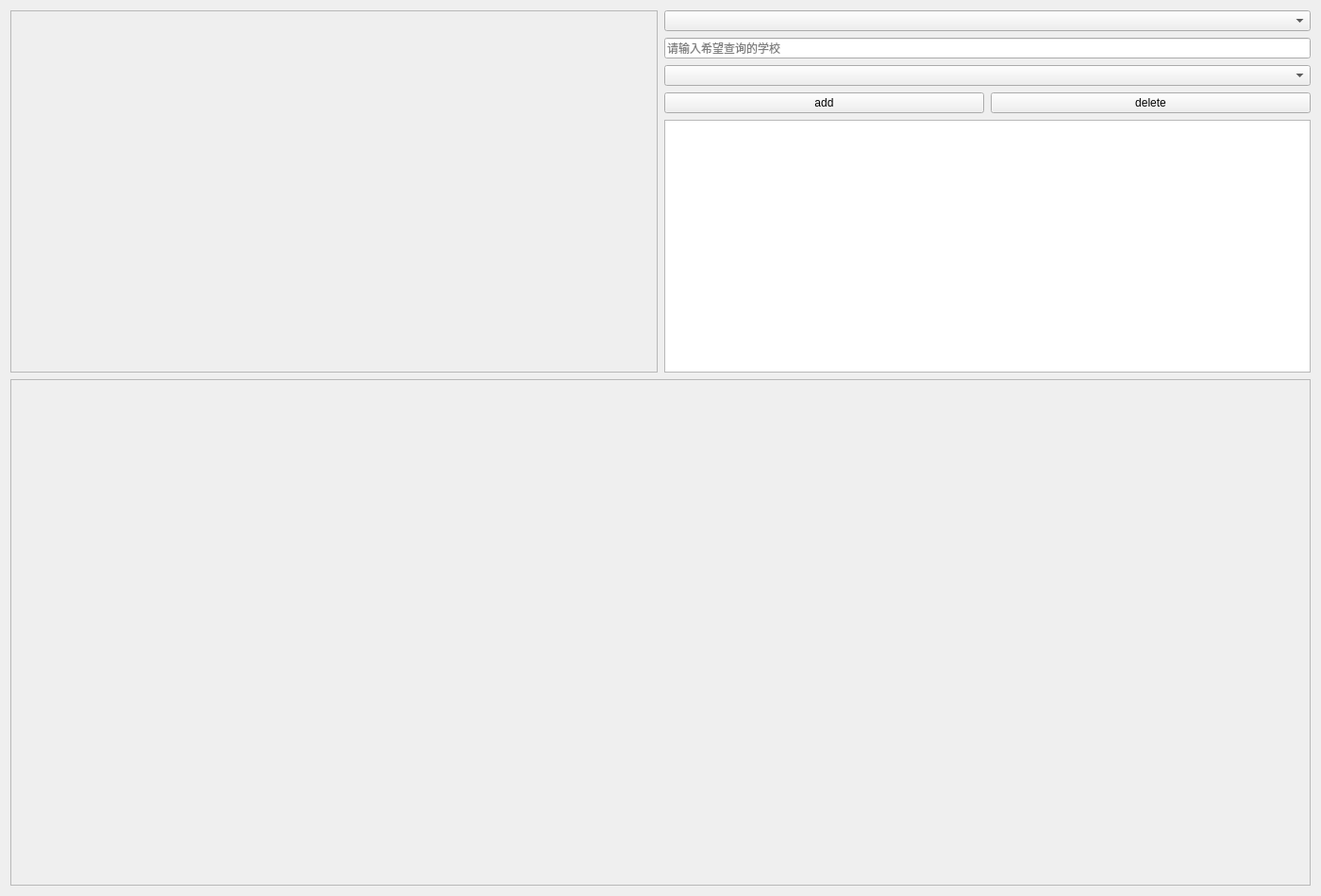
<?xml version="1.0" encoding="UTF-8"?>
<ui version="4.0">
 <class>Form</class>
 <widget class="QWidget" name="Form">
  <property name="geometry">
   <rect>
    <x>0</x>
    <y>0</y>
    <width>1400</width>
    <height>950</height>
   </rect>
  </property>
  <property name="windowTitle">
   <string>Rank History</string>
  </property>
  <layout class="QVBoxLayout" name="verticalLayout_2" stretch="5,7">
   <property name="spacing">
    <number>7</number>
   </property>
   <item>
    <layout class="QHBoxLayout" name="horizontalLayout" stretch="0,0">
     <property name="sizeConstraint">
      <enum>QLayout::SetFixedSize</enum>
     </property>
     <item>
      <widget class="QScrollArea" name="pieConti">
       <property name="widgetResizable">
        <bool>true</bool>
       </property>
       <widget class="QWidget" name="scrollAreaWidgetContents_3">
        <property name="geometry">
         <rect>
          <x>0</x>
          <y>0</y>
          <width>683</width>
          <height>380</height>
         </rect>
        </property>
       </widget>
      </widget>
     </item>
     <item>
      <layout class="QVBoxLayout" name="verticalLayout">
       <item>
        <widget class="QComboBox" name="eventBox"/>
       </item>
       <item>
        <widget class="QLineEdit" name="uniEdit">
         <property name="contextMenuPolicy">
          <enum>Qt::DefaultContextMenu</enum>
         </property>
         <property name="inputMask">
          <string/>
         </property>
         <property name="text">
          <string/>
         </property>
         <property name="maxLength">
          <number>32767</number>
         </property>
         <property name="placeholderText">
          <string>请输入希望查询的学校</string>
         </property>
        </widget>
       </item>
       <item>
        <widget class="QComboBox" name="uniBox"/>
       </item>
       <item>
        <layout class="QHBoxLayout" name="horizontalLayout_2">
         <item>
          <widget class="QPushButton" name="add">
           <property name="text">
            <string>add</string>
           </property>
          </widget>
         </item>
         <item>
          <widget class="QPushButton" name="dlt">
           <property name="text">
            <string>delete</string>
           </property>
          </widget>
         </item>
        </layout>
       </item>
       <item>
        <widget class="QListWidget" name="uniList"/>
       </item>
      </layout>
     </item>
    </layout>
   </item>
   <item>
    <widget class="QScrollArea" name="lineRank">
     <property name="widgetResizable">
      <bool>true</bool>
     </property>
     <widget class="QWidget" name="scrollAreaWidgetContents_2">
      <property name="geometry">
       <rect>
        <x>0</x>
        <y>0</y>
        <width>1376</width>
        <height>535</height>
       </rect>
      </property>
     </widget>
    </widget>
   </item>
  </layout>
 </widget>
 <resources/>
 <connections/>
</ui>
